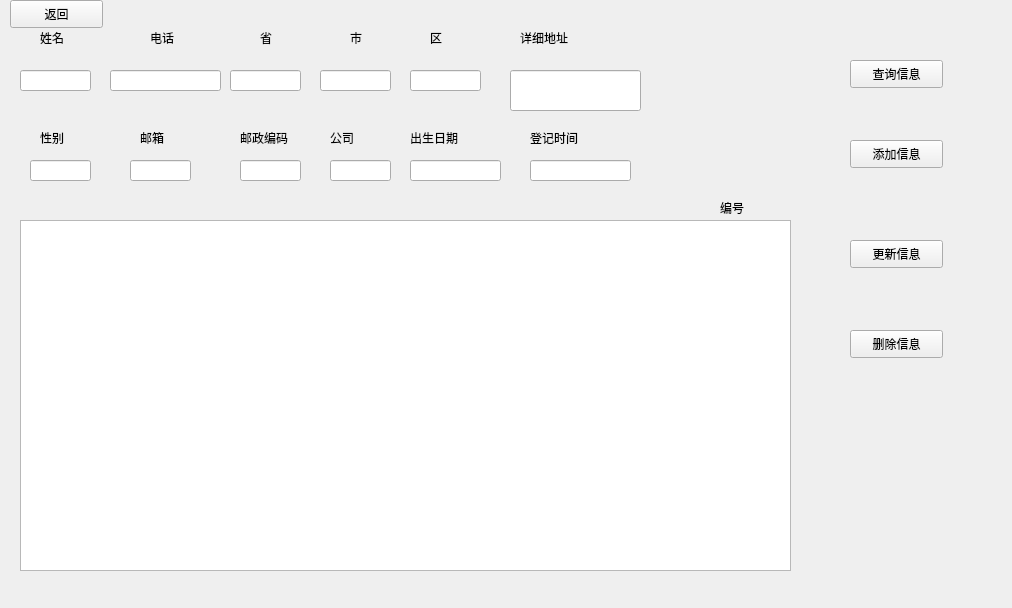
<?xml version="1.0" encoding="UTF-8"?>
<ui version="4.0">
 <class>sales_customers</class>
 <widget class="QWidget" name="sales_customers">
  <property name="geometry">
   <rect>
    <x>0</x>
    <y>0</y>
    <width>1012</width>
    <height>608</height>
   </rect>
  </property>
  <property name="windowTitle">
   <string>Form</string>
  </property>
  <widget class="QTableView" name="tableView">
   <property name="geometry">
    <rect>
     <x>20</x>
     <y>220</y>
     <width>771</width>
     <height>351</height>
    </rect>
   </property>
  </widget>
  <widget class="QLabel" name="customer_name">
   <property name="geometry">
    <rect>
     <x>40</x>
     <y>30</y>
     <width>72</width>
     <height>15</height>
    </rect>
   </property>
   <property name="text">
    <string>姓名</string>
   </property>
  </widget>
  <widget class="QLabel" name="customer_phone">
   <property name="geometry">
    <rect>
     <x>150</x>
     <y>30</y>
     <width>72</width>
     <height>15</height>
    </rect>
   </property>
   <property name="text">
    <string>电话</string>
   </property>
  </widget>
  <widget class="QLabel" name="customer_province">
   <property name="geometry">
    <rect>
     <x>260</x>
     <y>30</y>
     <width>72</width>
     <height>15</height>
    </rect>
   </property>
   <property name="text">
    <string>省</string>
   </property>
  </widget>
  <widget class="QLabel" name="customer_city">
   <property name="geometry">
    <rect>
     <x>350</x>
     <y>30</y>
     <width>72</width>
     <height>15</height>
    </rect>
   </property>
   <property name="text">
    <string>市</string>
   </property>
  </widget>
  <widget class="QLabel" name="customer_distinct">
   <property name="geometry">
    <rect>
     <x>430</x>
     <y>30</y>
     <width>72</width>
     <height>15</height>
    </rect>
   </property>
   <property name="text">
    <string>区</string>
   </property>
  </widget>
  <widget class="QLabel" name="customer_detail_addr">
   <property name="geometry">
    <rect>
     <x>520</x>
     <y>30</y>
     <width>72</width>
     <height>15</height>
    </rect>
   </property>
   <property name="text">
    <string>详细地址</string>
   </property>
  </widget>
  <widget class="QLineEdit" name="customer_name_edit">
   <property name="geometry">
    <rect>
     <x>20</x>
     <y>70</y>
     <width>71</width>
     <height>21</height>
    </rect>
   </property>
  </widget>
  <widget class="QLineEdit" name="customer_phone_edit">
   <property name="geometry">
    <rect>
     <x>110</x>
     <y>70</y>
     <width>111</width>
     <height>21</height>
    </rect>
   </property>
  </widget>
  <widget class="QLineEdit" name="customer_province_edit">
   <property name="geometry">
    <rect>
     <x>230</x>
     <y>70</y>
     <width>71</width>
     <height>21</height>
    </rect>
   </property>
  </widget>
  <widget class="QLineEdit" name="customer_city_edit">
   <property name="geometry">
    <rect>
     <x>320</x>
     <y>70</y>
     <width>71</width>
     <height>21</height>
    </rect>
   </property>
  </widget>
  <widget class="QLineEdit" name="customer_distinct_edit">
   <property name="geometry">
    <rect>
     <x>410</x>
     <y>70</y>
     <width>71</width>
     <height>21</height>
    </rect>
   </property>
  </widget>
  <widget class="QLineEdit" name="customer_detail_addr_edit">
   <property name="geometry">
    <rect>
     <x>510</x>
     <y>70</y>
     <width>131</width>
     <height>41</height>
    </rect>
   </property>
  </widget>
  <widget class="QLabel" name="customer_sex">
   <property name="geometry">
    <rect>
     <x>40</x>
     <y>130</y>
     <width>72</width>
     <height>15</height>
    </rect>
   </property>
   <property name="text">
    <string>性别</string>
   </property>
  </widget>
  <widget class="QLabel" name="customer_email">
   <property name="geometry">
    <rect>
     <x>140</x>
     <y>130</y>
     <width>72</width>
     <height>15</height>
    </rect>
   </property>
   <property name="text">
    <string>邮箱</string>
   </property>
  </widget>
  <widget class="QLabel" name="customer_postcode">
   <property name="geometry">
    <rect>
     <x>240</x>
     <y>130</y>
     <width>72</width>
     <height>15</height>
    </rect>
   </property>
   <property name="text">
    <string>邮政编码</string>
   </property>
  </widget>
  <widget class="QLabel" name="customer_company">
   <property name="geometry">
    <rect>
     <x>330</x>
     <y>130</y>
     <width>41</width>
     <height>16</height>
    </rect>
   </property>
   <property name="text">
    <string>公司</string>
   </property>
  </widget>
  <widget class="QLabel" name="customer_birthday">
   <property name="geometry">
    <rect>
     <x>410</x>
     <y>130</y>
     <width>72</width>
     <height>15</height>
    </rect>
   </property>
   <property name="text">
    <string>出生日期</string>
   </property>
  </widget>
  <widget class="QLabel" name="customer_enter_day">
   <property name="geometry">
    <rect>
     <x>530</x>
     <y>130</y>
     <width>72</width>
     <height>15</height>
    </rect>
   </property>
   <property name="text">
    <string>登记时间</string>
   </property>
  </widget>
  <widget class="QLineEdit" name="customer_email_edit">
   <property name="geometry">
    <rect>
     <x>130</x>
     <y>160</y>
     <width>61</width>
     <height>21</height>
    </rect>
   </property>
  </widget>
  <widget class="QLineEdit" name="customer_postcode_edit">
   <property name="geometry">
    <rect>
     <x>240</x>
     <y>160</y>
     <width>61</width>
     <height>21</height>
    </rect>
   </property>
  </widget>
  <widget class="QLineEdit" name="customer_company_edit">
   <property name="geometry">
    <rect>
     <x>330</x>
     <y>160</y>
     <width>61</width>
     <height>21</height>
    </rect>
   </property>
  </widget>
  <widget class="QLineEdit" name="customer_birthday_edit">
   <property name="geometry">
    <rect>
     <x>410</x>
     <y>160</y>
     <width>91</width>
     <height>21</height>
    </rect>
   </property>
  </widget>
  <widget class="QLineEdit" name="customer_enter_day_edit">
   <property name="geometry">
    <rect>
     <x>530</x>
     <y>160</y>
     <width>101</width>
     <height>21</height>
    </rect>
   </property>
  </widget>
  <widget class="QPushButton" name="update_customer_info">
   <property name="geometry">
    <rect>
     <x>850</x>
     <y>240</y>
     <width>93</width>
     <height>28</height>
    </rect>
   </property>
   <property name="text">
    <string>更新信息</string>
   </property>
  </widget>
  <widget class="QPushButton" name="add_customer">
   <property name="geometry">
    <rect>
     <x>850</x>
     <y>140</y>
     <width>93</width>
     <height>28</height>
    </rect>
   </property>
   <property name="text">
    <string>添加信息</string>
   </property>
  </widget>
  <widget class="QPushButton" name="delete_customer">
   <property name="geometry">
    <rect>
     <x>850</x>
     <y>330</y>
     <width>93</width>
     <height>28</height>
    </rect>
   </property>
   <property name="text">
    <string>删除信息</string>
   </property>
  </widget>
  <widget class="QPushButton" name="search_customer">
   <property name="geometry">
    <rect>
     <x>850</x>
     <y>60</y>
     <width>93</width>
     <height>28</height>
    </rect>
   </property>
   <property name="text">
    <string>查询信息</string>
   </property>
  </widget>
  <widget class="QLineEdit" name="customer_sex_edit">
   <property name="geometry">
    <rect>
     <x>30</x>
     <y>160</y>
     <width>61</width>
     <height>21</height>
    </rect>
   </property>
  </widget>
  <widget class="QLabel" name="label_index">
   <property name="geometry">
    <rect>
     <x>720</x>
     <y>200</y>
     <width>72</width>
     <height>15</height>
    </rect>
   </property>
   <property name="text">
    <string>编号</string>
   </property>
  </widget>
  <widget class="QPushButton" name="return_menu">
   <property name="geometry">
    <rect>
     <x>10</x>
     <y>0</y>
     <width>93</width>
     <height>28</height>
    </rect>
   </property>
   <property name="text">
    <string>返回</string>
   </property>
  </widget>
 </widget>
 <resources/>
 <connections/>
</ui>
